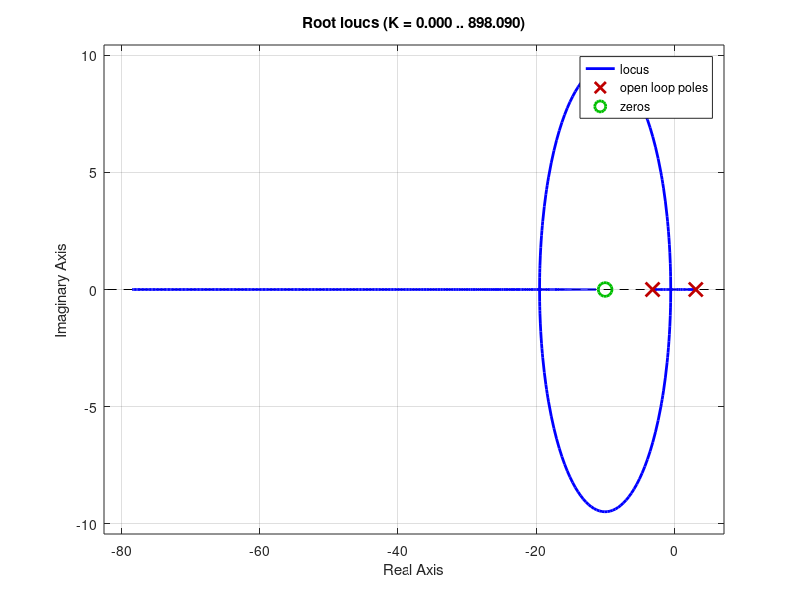

Write the MATLAB code that produced this figure. (Note: this script raises an error after producing the figure.)
%% Control design for inverted pendulum

clear all
close all

g = 9.8;
L = 1;
s = tf('s');

G = 1/(s^2-g/L); 
%% 
% Plot the root locus of G:

rlocus(G);
%% 
% Even a large C=K will not bring the poles to the LHP. Therefore, we need to 
% design a dynamic compensator, i.e., a controller with poles/zeros and gain.
%% PD Controller Design
% Let's try with a PD controller. The PD controller as introduced in class is 
% given by
% 
% $$$$C(s) = k_p + k_ds = k_p \left( \frac{k_d}{k_p}s +1 \right) = k_p \left( 
% \mu s +1 \right)$$$$
% 
% with
% 
% $$$$\mu = \frac{k_d}{k_p} .$$$$

kp = 1; mu = 0.1;
C = kp*(mu*s+1);
rlocus(C*G);
%% 
% With a gain of 10.1, we will be able to place the closed loop poles at -0.5. 
% Thus, we let

C = 10.1*C;
%% 
% Now, we verify that the position of the closed loop poles is as desired

pzplot(minreal(C*G/(1+C*G)))
%% PID Controller Design
% Assume that the objective is to design a controller that ensures zero steady 
% state error to step inputs. The previous controller will not be able to ensure 
% this, since the system G is type zero, and the controller C will not add any 
% pole at the origin. Let's verify by plotting the step response of the closed 
% loop system:

step(minreal(C*G/(1+C*G)))
%% 
% As expected, there is a large steady state error. The final value (or the 
% ) can also be computed as follows
% 
% $$\lim_{s \to 0} s \frac{1}{1+L(s)}\frac{1}{s} = \frac{1}{1+\frac{1}{-g/L} 
% 10.1} = -32.68$$
% 
% To ensure zero steady state error to step input we need to increase the type 
% of the system, i.e. we need to add an integrator. This is achieved by implementing 
% a PID controller.
% 
% The PID controller is given by:
% 
% $$C(s)=k_p+k_ds+\frac{k_i}{s} = \frac{k_ds^2+k_ps +k_i}{s} = k_d \frac{(s^2+as 
% + b)}{s}$$
% 
% with
% 
% $$a = \frac{k_p}{k_d} , \qquad b = \frac{k_i}{k_d} $$ 
% 
% Let's try to design a controller, for example:

kp = 1; kd = 0.2; ki = 0.05;
C = kp+kd*s+ki/s;
rlocus(C*G);
%% 
% From the root locus, we conclude that by adding a gain of 11.8, the poles 
% of the close loop system will come to the LHP. 

C = 11.8*C;
pzplot(minreal(C*G/(1+C*G)));
%% 
% The step response of the system will now look like

step(minreal(C*G/(1+C*G)));
%% 
% demonstrating zero steady state error. 

C = C/(s/100+1);
[num den] = tfdata(C, 'v')
